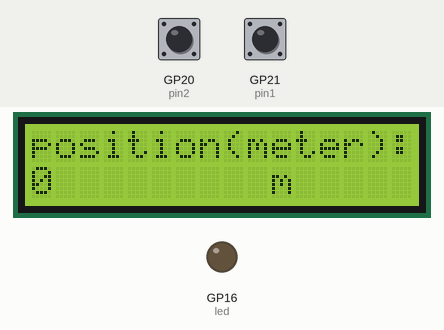
A program run on a simulated Raspberry Pi Pico running MicroPython. On the bench: 16×2 character LCD, output pins drawn as LEDs (lit = HIGH). The test bench sets the inputs (shaded band); at power-on: GP20 (pin2) HIGH, GP21 (pin1) HIGH. What the program prints to the serial console is not drawn.

Above: at 1.2 s.
1.3 s: GP20 (pin2) pulled LOW for 0.15 s
At 2.5 s:
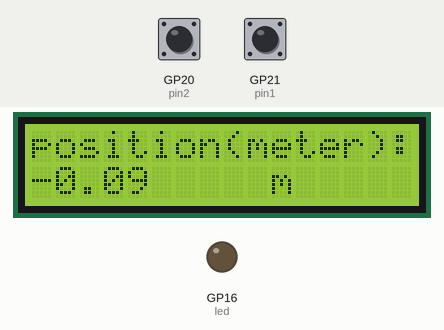
2.9 s: GP21 (pin1) pulled LOW for 0.15 s
At 3.8 s:
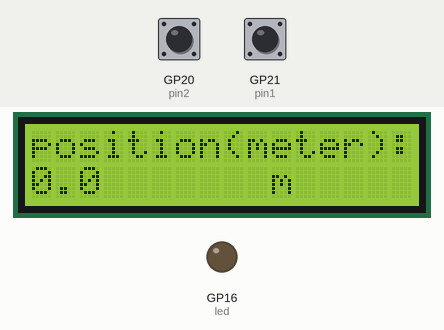
4.5 s: GP21 (pin1) pulled LOW for 1 s
At 5.1 s:
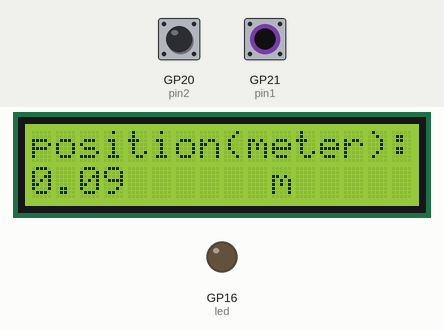
Timing chart, 0 to 7.5 s (numbered marks = the images above; inputs shaded):
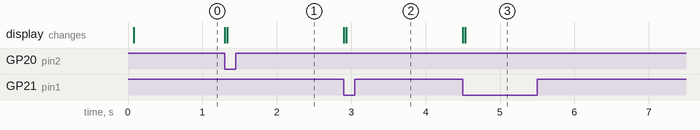

Measured:
- after the input at 1.3 s, the display: first changes at once (image 1 shows a later state)
- after the input at 2.9 s, the display: first changes at once (image 2 shows a later state)
- after the input at 4.5 s, the display: first changes at once (image 3 shows a later state)

The program:

1602lcd_encoder.py
```python
from machine import I2C, Pin
from machine_i2c_lcd import I2cLcd
#from time import sleep, sleep_ms
import time

i2c=I2C(0,sda=Pin(0),scl=Pin(1),freq=400000)
ADDR=0x27
lcd=I2cLcd(i2c,ADDR,2,16)

pin1 = Pin(21, Pin.IN, Pin.PULL_UP)
pin2 = Pin(20, Pin.IN, Pin.PULL_UP)
led = Pin(16, Pin.OUT)
position=0
now=0
setd=0.09

def phaseA(pin):
    #print("A Interrupt Detected")
    global position
    if(pin1.value()==1):
        if(pin2.value()==0):
            position = position + setd
        else :
            position = position - setd

    if(pin1.value()==0):
        if(pin2.value()==1):
            position = position + setd
        else :
            position = position - setd
    #print(position)

def phaseB(pin):
    #print("B Interrupt Detected")
    global position
    if(pin2.value()==1):
        if(pin1.value()==1):
            position = position + setd
        else :
            position = position - setd

    if(pin2.value()==0):
        if(pin1.value()==0):
            position = position + setd
        else :
            position = position - setd
    #print(position)

pin1.irq(trigger=Pin.IRQ_FALLING, handler=phaseA)
pin2.irq(trigger=Pin.IRQ_FALLING, handler=phaseB)
lcd.clear()
lcd.move_to(0,0)
lcd.putstr("position(meter):")
lcd.move_to(0,1)
lcd.putstr(str(position))
lcd.move_to(10,1)
lcd.putstr("m")

while True:
    if(now!=position):
        lcd.clear()
        lcd.move_to(0,0)
        lcd.putstr("position(meter):")
        lcd.move_to(0,1)
        lcd.putstr(str(position))
        lcd.move_to(10,1)
        lcd.putstr("m")

        now=position
        print(position)
```
